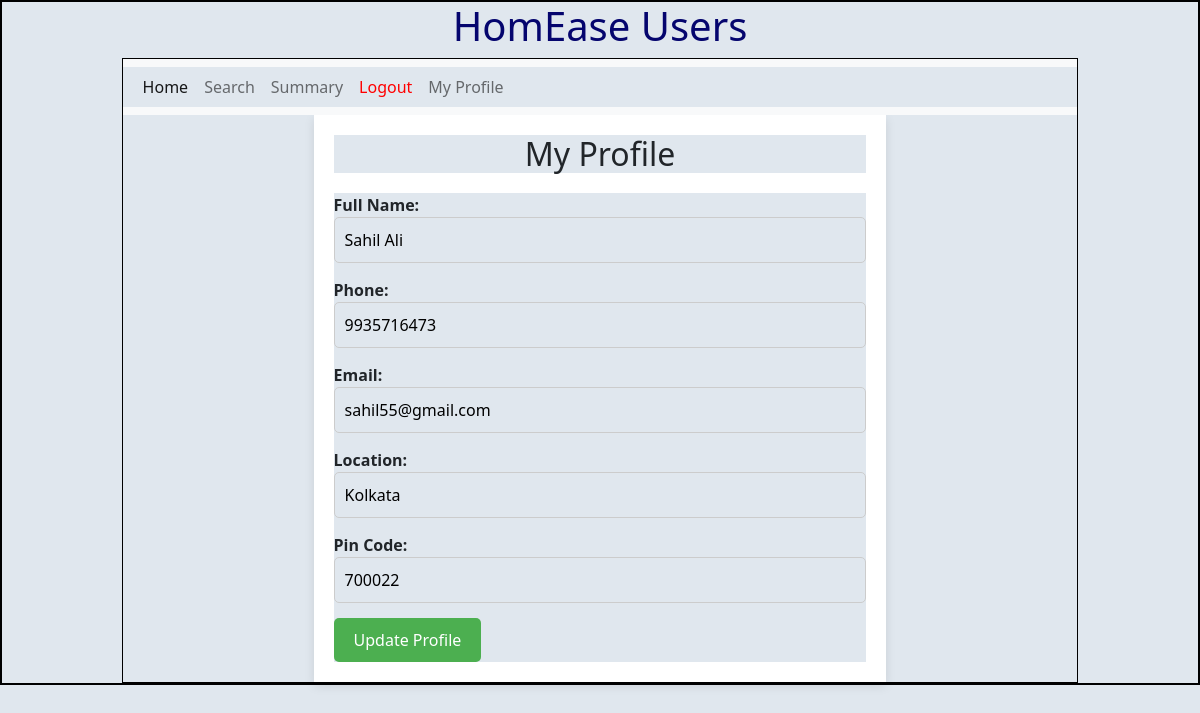
Page /user_profile (signed in) on the committed database.
### backend/models.py (models this page shows)
class User_Info(db.Model):
    __tablename__="user_info"
    id=db.Column(db.Integer,primary_key=True)
    email=db.Column(db.String,unique=True,nullable=False)
    password=db.Column(db.String,nullable=False)
    role=db.Column(db.Integer,default=1)
    full_name=db.Column(db.String,nullable=False)
    location=db.Column(db.String,nullable=False)
    pin_code=db.Column(db.Integer,nullable=False)
    user_status=db.Column(db.String,default='approved')
    phone=db.Column(db.Integer,nullable=False, unique=True)

### backend/controllers.py (the view, shortened to what this page needs)
@app.route("/user_profile", methods=["GET", "POST"])
def user_profile():
    user_id = session.get('user_id')
    if not user_id:
        flash("You must be logged in to view your profile.", "danger")
        return redirect(url_for('signin'))
    user = User_Info.query.get(user_id)
    user_info = User_Info.query.get(user_id)  # Fetch user_info to pass to the template
    if not user:
        flash("Profile not found.", "danger")
        return redirect(url_for('user_dashboard'))
    return render_template("user_edit.html", user=user, user_info=user_info)

### templates/user_edit.html (shortened to what this page needs)
{% extends "user_layout.html" %}
{% block content %}
<head>
</head>
<div class="form-container">
    <h2>My Profile</h2>
    <form method="POST">
        <div class="form-group">
            <label for="full_name">Full Name:</label>
            <input type="text" id="full_name" name="full_name" value="{{ user.full_name }}" required>
        </div>
        <div class="form-group">
            <label for="phone">Phone:</label>
            <input type="text" id="phone" name="phone" value="{{ user.phone }}" required>
        </div>
        <div class="form-group">
            <label for="email">Email:</label>
            <input type="email" id="email" name="email" value="{{ user.email }}" required>
        </div>
        <div class="form-group">
            <label for="location">Location:</label>
            <input type="text" id="location" name="location" value="{{ user.location }}" required>
        </div>
        <div class="form-group">
            <label for="pin_code">Pin Code:</label>
            <input type="text" id="pin_code" name="pin_code" value="{{ user.pin_code }}" required>
        </div>
        <button type="submit" class="btn">Update Profile</button>
    </form>
</div>
{% endblock %}

### static/styles/main.css (style rules this page uses)
* { margin: 0; padding: 0; background-color: rgb(224, 231, 238); }

### templates/user_edit.html (style rules this page uses)
.form-container { width: 60%; margin: auto; padding: 20px; background-color: #fff; box-shadow: 0px 4px 10px rgba(0, 0, 0, 0.1); }
.form-container h2 { text-align: center; margin-bottom: 20px; }
.form-group { margin-bottom: 15px; }
.form-group label { font-weight: bold; }
.form-group input { width: 100%; padding: 10px; font-size: 1em; border: 1px solid #ccc; border-radius: 5px; }
.btn { padding: 10px 20px; font-size: 1em; background-color: #4caf50; color: white; border: none; border-radius: 5px; cursor: pointer; }

### rows in the picture
User_Info: full_name "Sahil Ali", phone "9935716473", email "sahil55@gmail.com", location "Kolkata", pin_code "700022"
